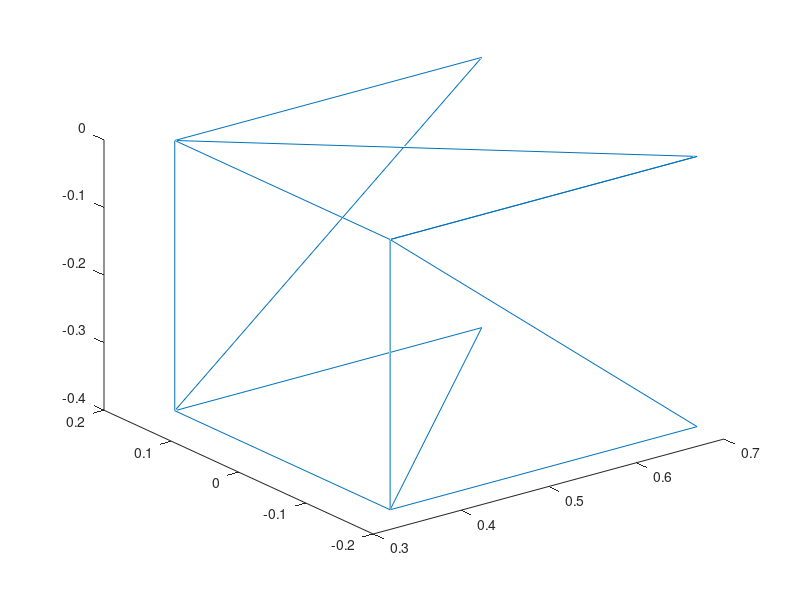

This chart was generated by the following MATLAB code:
p = [0.35 -0.16 0; 0.35 0.16 0; 0.35 0.16 -0.4; 0.35 -0.16 -0.4; 0.35 -0.16 0;...
    0.70 -0.16 0; 0.35 0.16 0; 0.70 0.16 0; 0.35 0.16 -0.4; 0.70 0.16 -0.4;...
    0.35 -0.16 -0.4; 0.70 -0.16 -0.4; 0.35 -0.16 0; 0.70 -0.16 0;];
plot3(p(:,1),p(:,2),p(:,3))
% p = p1; p2; p3; p0.4;p5; p5; p6; p7; p8; p9; p10;
